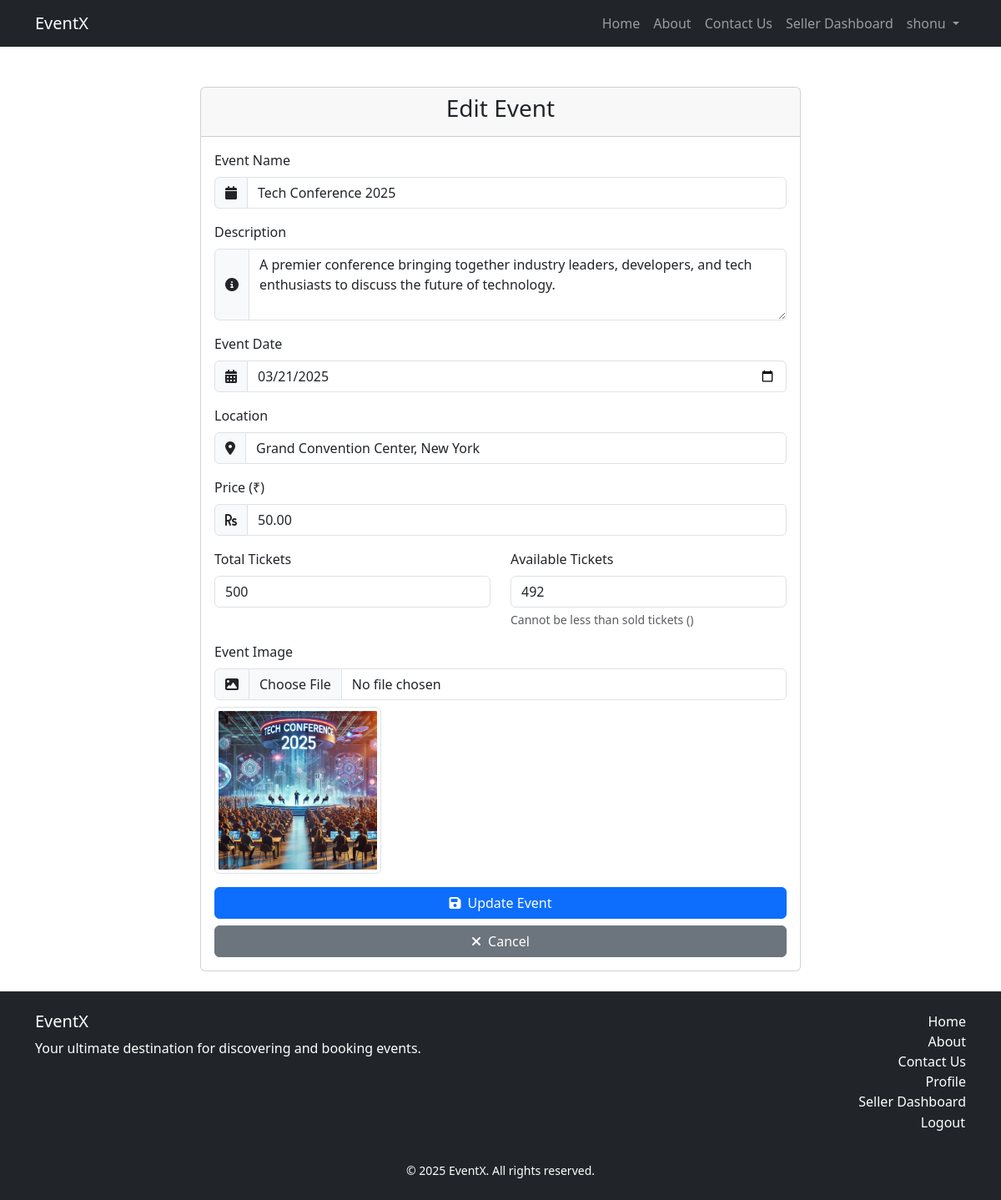
Before: /seller/event/edit/1/ (signed in) with the older database file.
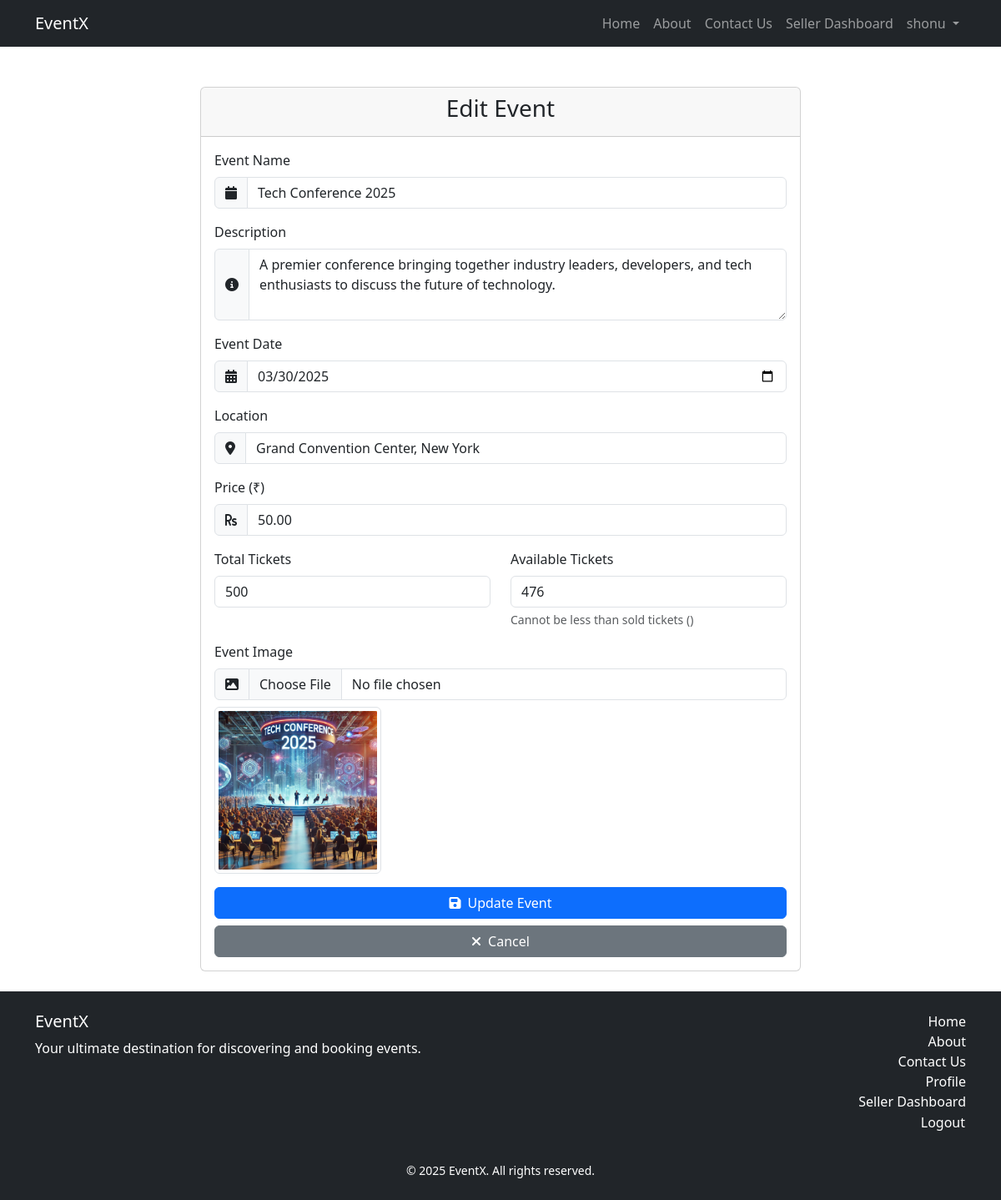
After: the same page with the newer database file.
### events/models.py (models this page shows, shortened)
class Event(models.Model):
    seller = models.ForeignKey(
        Seller,
        on_delete=models.CASCADE,
        related_name="events"
    )
    name = models.CharField(max_length=255)
    description = models.TextField()
    date = models.DateTimeField()
    location = models.CharField(max_length=255)
    price = models.DecimalField(max_digits=10, decimal_places=2)
    total_tickets = models.PositiveIntegerField()
    available_tickets = models.PositiveIntegerField()
    image = models.ImageField(upload_to="events/", blank=True, null=True)
    class Meta:
        ordering = ['date']

### events/views.py (the view, shortened to what this page needs)
# urls.py: path("seller/event/edit/<int:event_id>/", views.edit_event, name="edit_event"),
@seller_required
def edit_event(request, event_id):
    event = get_object_or_404(Event, id=event_id, seller__user=request.user)
    event.date = event.date.strftime('%Y-%m-%d')
    return render(request, "events/edit_event.html", {"event": event})

### events/views.py (called while the page is built)
def seller_required(view_func):
    def check_seller(user):
        return user.is_authenticated and Seller.objects.filter(user=user).exists()
    return user_passes_test(check_seller)(view_func)

### events/templates/events/edit_event.html (shortened to what the changed rows need)
{% extends "events/base.html" %}
{% load static %}
{% block content %}
<div class="container mt-5">
    <div class="row justify-content-center">
        <div class="col-md-8">
            <div class="card">
                <div class="card-body">
                    <form method="post" enctype="multipart/form-data" class="needs-validation" novalidate>
                        <div class="mb-3">
                            <div class="input-group">
                                <span class="input-group-text"><i class="fas fa-calendar"></i></span>
                                <input type="text" class="form-control" id="name" name="name" value="{{ event.name }}" required>
                            </div>
                        </div>
                        <div class="mb-3">
                            <div class="input-group">
                                <span class="input-group-text"><i class="fas fa-info-circle"></i></span>
                                <textarea class="form-control" id="description" name="description" rows="3" required>{{ event.description }}</textarea>
                            </div>
                        </div>
                        <div class="mb-3">
                            <div class="input-group">
                                <span class="input-group-text"><i class="fas fa-calendar-alt"></i></span>
                                <input type="date" class="form-control" id="date" name="date" value="{{ event.date }}" required>
                            </div>
                        </div>
                        <div class="mb-3">
                            <div class="input-group">
                                <span class="input-group-text"><i class="fas fa-map-marker-alt"></i></span>
                                <input type="text" class="form-control" id="location" name="location" value="{{ event.location }}" required>
                            </div>
                        </div>
                        <div class="mb-3">
                            <div class="input-group">
                                <span class="input-group-text"><i class="fas fa-rupee-sign"></i></span>
                                <input type="number" class="form-control" id="price" name="price" value="{{ event.price }}" step="0.01" min="0" required>
                            </div>
                        </div>
                        <div class="row mb-3">
                            <div class="col-md-6">
                                <label for="total_tickets" class="form-label">Total Tickets</label>
                                <input type="number" class="form-control" id="total_tickets" name="total_tickets" value="{{ event.total_tickets }}" min="0" required>
                            </div>
                            <div class="col-md-6">
                                <label for="available_tickets" class="form-label">Available Tickets</label>
                                <input type="number" class="form-control" id="available_tickets" name="available_tickets" value="{{ event.available_tickets }}" min="0" required>
                                <div class="form-text">Cannot be less than sold tickets ({{ event.total_tickets|add:"-"|add:event.available_tickets }})</div>
                            </div>
                        </div>
                        <div class="mb-3">
                            {% if event.image %}
                                <div class="mt-2">
                                    <img src="{{ event.image.url }}" alt="Current event image" class="img-thumbnail" style="max-height: 200px;">
                                </div>
                            {% endif %}
                        </div>
                    </form>
                </div>
            </div>
        </div>
    </div>
</div>
{% endblock %}

Changed rows visible on the page:
changed Event "Grand Convention Center, New York": date "03/21/2025" → "03/30/2025"; available_tickets "492" → "476"
